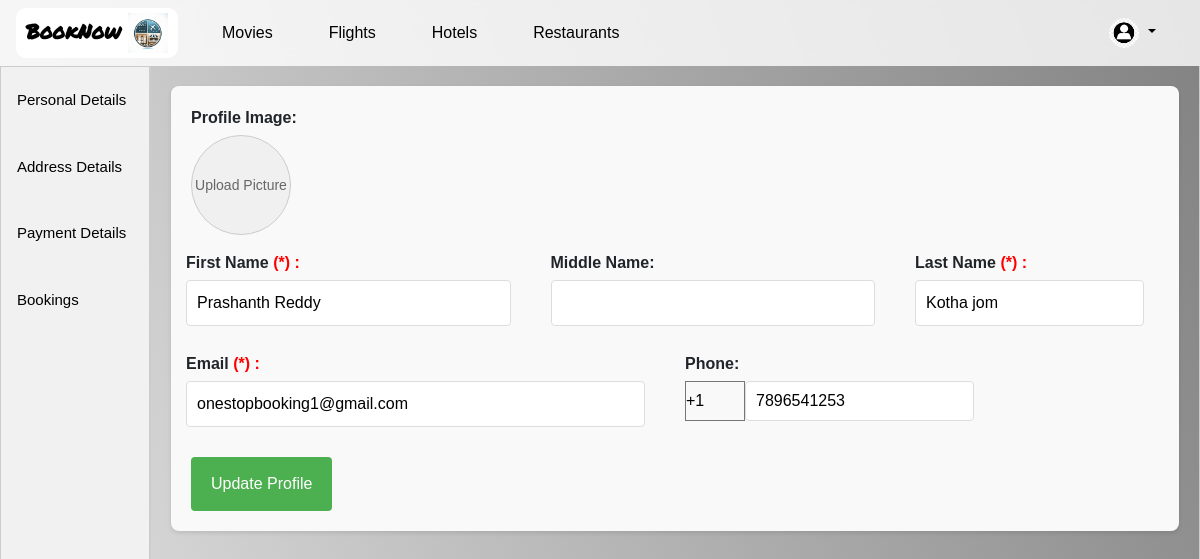
The page /profile/ (signed in) on the database its author committed.
### user/models.py (models this page shows, shortened)
class UserProfile(models.Model):
    user = models.OneToOneField(User, on_delete=models.CASCADE)
    name= models.CharField(max_length=100)
    lname=models.CharField(null=True,max_length=100,blank=True,default='')
    email = models.EmailField(null=True)
    profile_pic = models.ImageField(upload_to='profile_pics/', null=True, blank=True)
    address = models.TextField(null=True,blank=True)
    line1=models.TextField(null=True,blank=True,default='')
    line2=models.TextField(null=True,blank=True,default='')
    state=models.TextField(null=True,blank=True,default='')
    country=models.TextField(null=True,blank=True,default='')
    country_code=models.IntegerField( default=0)
    phno = models.IntegerField( default=0)

### user/views.py (the view, shortened to what this page needs)
# urls.py: path('profile/', views.profile, name='profile'),
@csrf_exempt
def profile(request):
    UserProfile.objects.get_or_create(user=request.user)
    user_profile = request.user.userprofile
    payment_details = user_profile.payment_details.all()
    print(payment_details)
    profile_form = UserProfileForm(instance=user_profile)
    payment_form = PaymentDetailForm()
    form_type = request.POST.get('type')
    bookings = MovieTickets.objects.filter(user=request.user,payment=True).order_by('-showtime')
    flight_bookings = FlightBooking.objects.filter(user=request.user)
    flight_bookings_filtered = []
    for booking in flight_bookings:
        data = []
        data.extend([booking.booking_id, booking.arrival_airport, booking.departure_airport,  booking.duration, booking.price])
        flight_bookings_filtered.append(data)
    hotel_bookings = HotelBooking.objects.filter(user=request.user)
    hotel_bookings_filtered = []
    for booking in hotel_bookings:
        data = []
        data.extend([booking.booking_id, booking.hotel_name, booking.checkin_date, booking.checkout_date, booking.duration, booking.price])
        hotel_bookings_filtered.append(data)
    restraunt_bookings = RestrauntBooking.objects.filter(user=request.user)
    restraunt_bookings_filtered = []
    for booking in restraunt_bookings:
        data = []
        data.extend([booking.booking_id, booking.restraunt_name, booking.visit_date])
        restraunt_bookings_filtered.append(data)
    context = {
        'user_profile': user_profile,
        'payment_form': payment_form,
        'payment_details': payment_details,
        'bookings': bookings,
        'flight_bookings': flight_bookings_filtered,
        'hotel_bookings': hotel_bookings_filtered,
        'restraunt_bookings': restraunt_bookings_filtered
    }
    return render(request, 'profile.html', context)

### user/forms.py (shortened to what this page needs)
class PaymentDetailForm(forms.ModelForm):
    expiry_month = forms.ChoiceField(choices=[(str(i), str(i)) for i in range(1, 13)], label="Expiry Month")
    expiry_year = forms.ChoiceField(choices=[(str(i), str(i)) for i in range(datetime.datetime.now().year, datetime.datetime.now().year + 20)], label="Expiry Year")
    class Meta:
        model = PaymentDetail
        fields = ['card_number', 'cvv', 'card_holder_name', 'expiry_month', 'expiry_year']
        exclude = ['expiry_date']

### user/models.py (called while the page is built)
    def __str__(self):
        return f"{self.user_profile.user.username}'s card ending in {self.card_number[-4:]}"

### templates/profile.html (shortened to what this page needs)
 {% extends 'base.html' %}
{% load crispy_forms_tags %}
{% block content %}
<div class="tab-container">
<div class="tab">
    <button class="tablinks" onclick="openTab(event, 'Profile')">Personal Details</button>
    <button class="tablinks" onclick="openTab(event, 'Address')">Address Details</button>
    <button class="tablinks" id = "paymentdetails_tab_button" onclick="openTab(event, 'PaymentDetails')">Payment Details</button>
    <button class="tablinks"  onclick="openTab(event, 'History')">Bookings</button>
  </div>
  <div id="Profile" class="tabcontent">
    <div class="profile-container">
    <form id="profileForm" method="POST" enctype="multipart/form-data" class="profile-form">
        <div class="form-group">
            <label for="profileImage">Profile Image:</label>
            {% if user_profile.profile_pic %}
                <img src="{{ user_profile.profile_pic.url }}" alt="Current Profile Pic" class="profile-pic">
                <input type="file" id="profileImage" name="profileImage" class="file-input">
            {% else %}
                <div class="no-image">
                    Upload Picture
                </div>
            {% endif %}
        </div>
        <div class="form-row">
            <div class="form-group half-width">
                <label for="firstName">First Name <span class="required-mark">(*) : </span> </label>
                <input type="text" id="firstName" name="firstName" required value="{{ user_profile.name|default_if_none:'' }}">
            </div>
            <div class="form-group half-width">
                <label for="middleName">Middle Name:</label>
                <input type="text" id="middleName" name="middleName" required value="{{ user_profile.mname|default_if_none:'' }}">
            </div>
            <div class="form-group">
                <label for="lastName">Last Name <span class="required-mark">(*) : </span></label>
                <input type="text" id="lastName" name="lastName" required value="{{ user_profile.lname|default_if_none:'' }}">
            </div>
        </div>
        <div class="form-row">
            <div class="form-group half-width">
                <label for="email">Email <span class="required-mark">(*) : </span></label>
                <input type="email" id="email" name="email" required value="{{ user_profile.email|default_if_none:'' }}">
            </div>
        <div class="form-group half-width">
            <label>Phone:</label>
            <div class="phno_content">
                <div class="countryCode">
                    <select id="countryCode" name="countryCode" required>
                        <option value="1" {% if user_profile.country_code == 1 %}selected{% endif %}>+1</option>
                    </select>
                </div>
                <div class="phno">
                    <input type="text" id="phno" name="phno" required maxlength="10" value="{{ user_profile.phno|default_if_none:'' }}">
                </div>
            </div>
        </div>
    </div>
        <button type="button" id="updateProfileBtn" class="update-btn">Update Profile</button>
    </form>
  </div>
  </div>
</div>
{% endblock %}

### static/css/index.css (style rules this page uses)
select { -webkit-appearance: none; -moz-appearance: none; appearance: none; background: url('down-arrow-icon.png') no-repeat right; background-size: 20px 20px; padding-right: 30px; }

### static/css/bookings.css (style rules this page uses)
body { background: linear-gradient(250deg, #0000007d, #0a0a0a1c), url(../images/bookings.jpg); min-height: 100vh; background-position: center; background-repeat: no-repeat; background-size: cover; }

### templates/profile.html (style rules this page uses)
.tab { overflow: hidden; border: 1px solid #ccc; background-color: #f1f1f1; }
.tab button { background-color: inherit; float: left; border: none; outline: none; cursor: pointer; padding: 14px 16px; transition: 0.3s; font-size: 15px; }
.tabcontent { display: none; padding: 6px 12px; border: 1px solid #ccc; border-top: none; }
.no-image { width: 100px; height: 100px; display: flex; align-items: center; justify-content: center; border-radius: 50%; background-color: #f0f0f0; color: #666; font-size: 14px; border: 1px solid #ccc; position: relative; }
.required-mark { color: red; font-weight: bold; }
.form-row { display: flex; justify-content: space-between; gap: 20px; }
.phno_content { display: flex; flex-direction: row; margin-bottom: 10px; }
#countryCode,#phno { height: 40px; }
.half-width { flex: 1; }
.profile-container { margin: auto; padding: 20px; border-radius: 8px; background-color: #f9f9f9; box-shadow: 0 2px 4px rgba(0, 0, 0, 0.1); }
.profile-form label { display: block; margin-bottom: 5px; font-weight: bold; }
.profile-form input[type="text"], .profile-form input[type="email"], .profile-form input[type="password"], .profile-form textarea { width: 100%; padding: 10px; margin-bottom: 10px; border: 1px solid #ddd; border-radius: 4px; box-sizing: border-box; }
.update-btn { background-color: #4CAF50; color: white; padding: 15px 20px; border: none; border-radius: 4px; cursor: pointer; font-size: 16px; }
.form-row { display: flex; justify-content: space-between; }
.form-group { margin-right: 20px; }
.tab-container { display: flex; width: 100%; height: 90%; }
.tab { flex: 1; max-width: 150px; height: 100%; border-right: 1px solid #ccc; background-color: #f1f1f1; font-size: 12px; }
.tab button { display: block; background-color: inherit; color: black; padding: 22px 16px; width: 100%; border: none; outline: none; text-align: left; cursor: pointer; transition: background-color 0.3s; }
.tabcontent { flex: 3; padding: 20px; overflow: auto; }

### rows shown on the page
UserProfile: firstName "Prashanth Reddy", lastName "Kotha jom", email "onestopbooking1@gmail.com", countryCode "+1", phno "7896541253"
